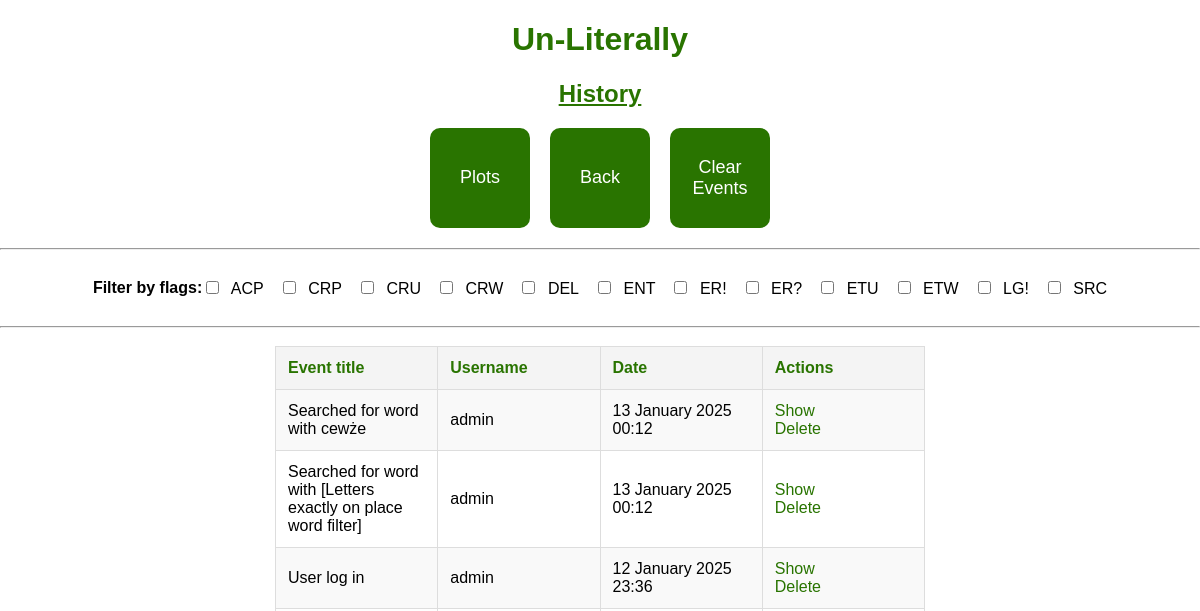
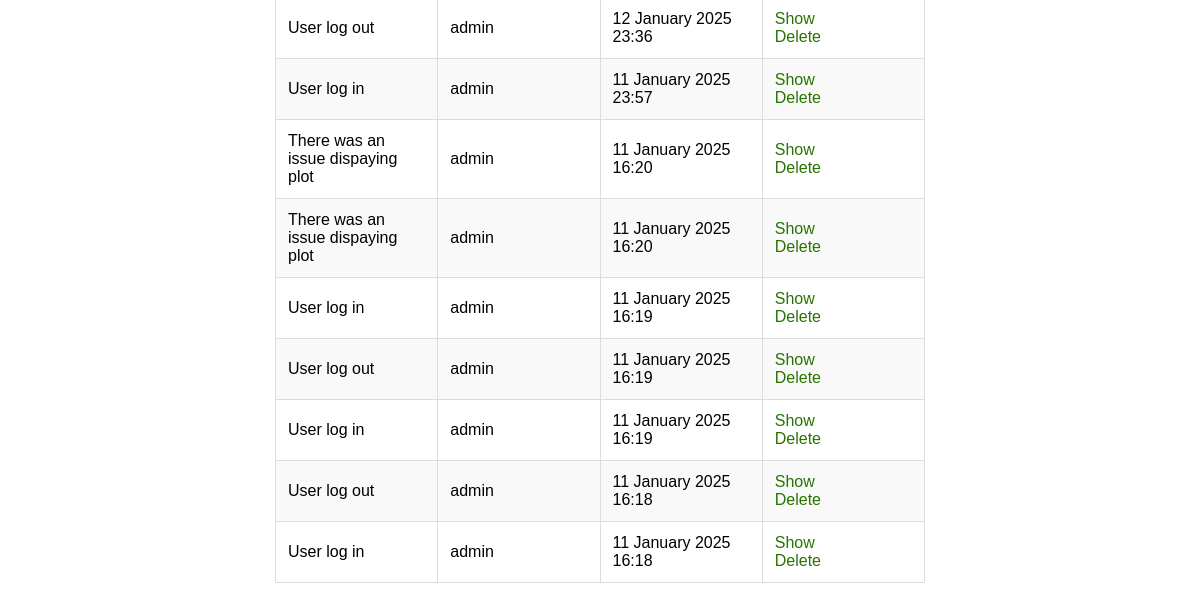
/history (signed in), run on an earlier commit of the app's database (2 pictures, top to bottom).
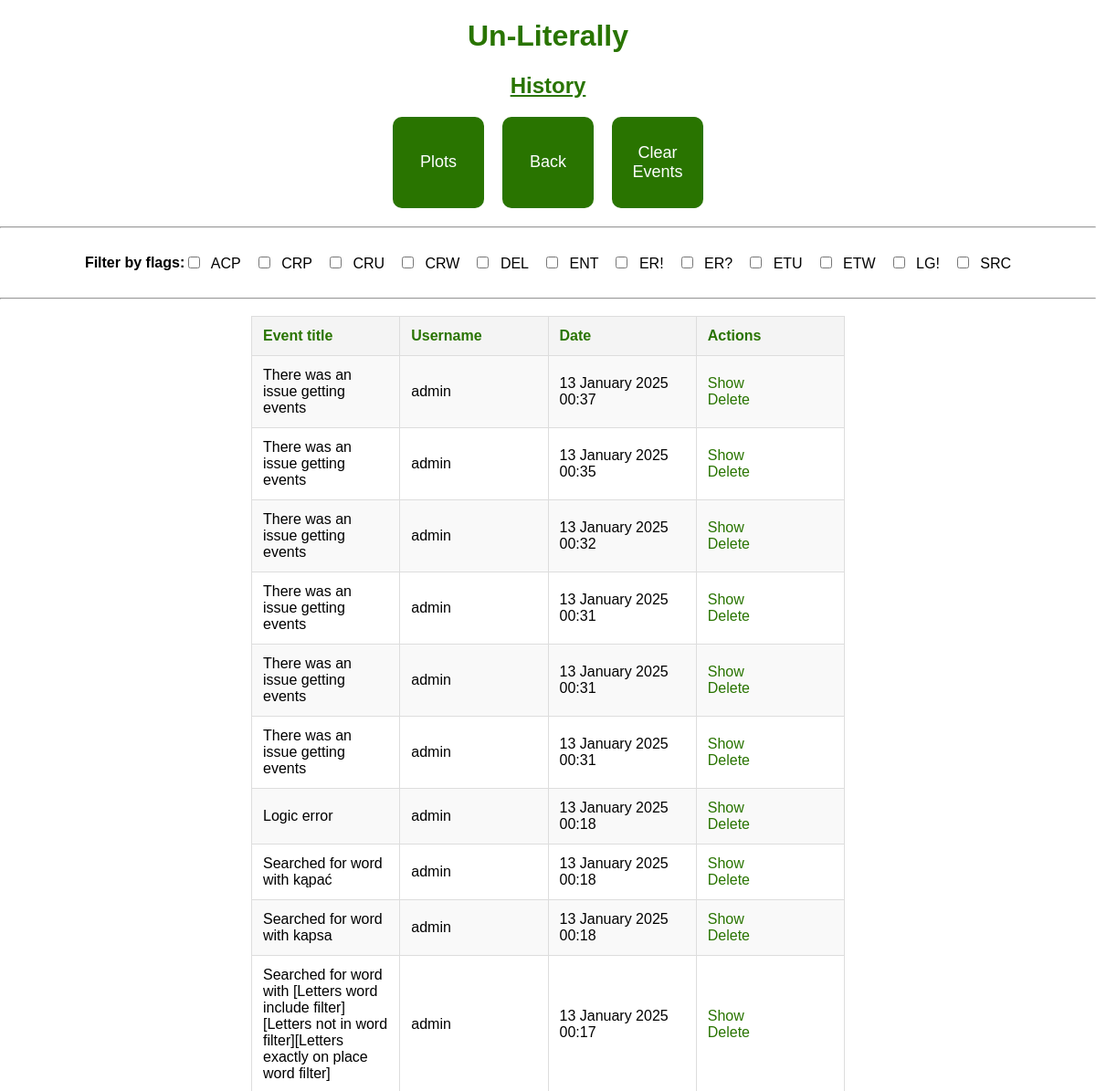
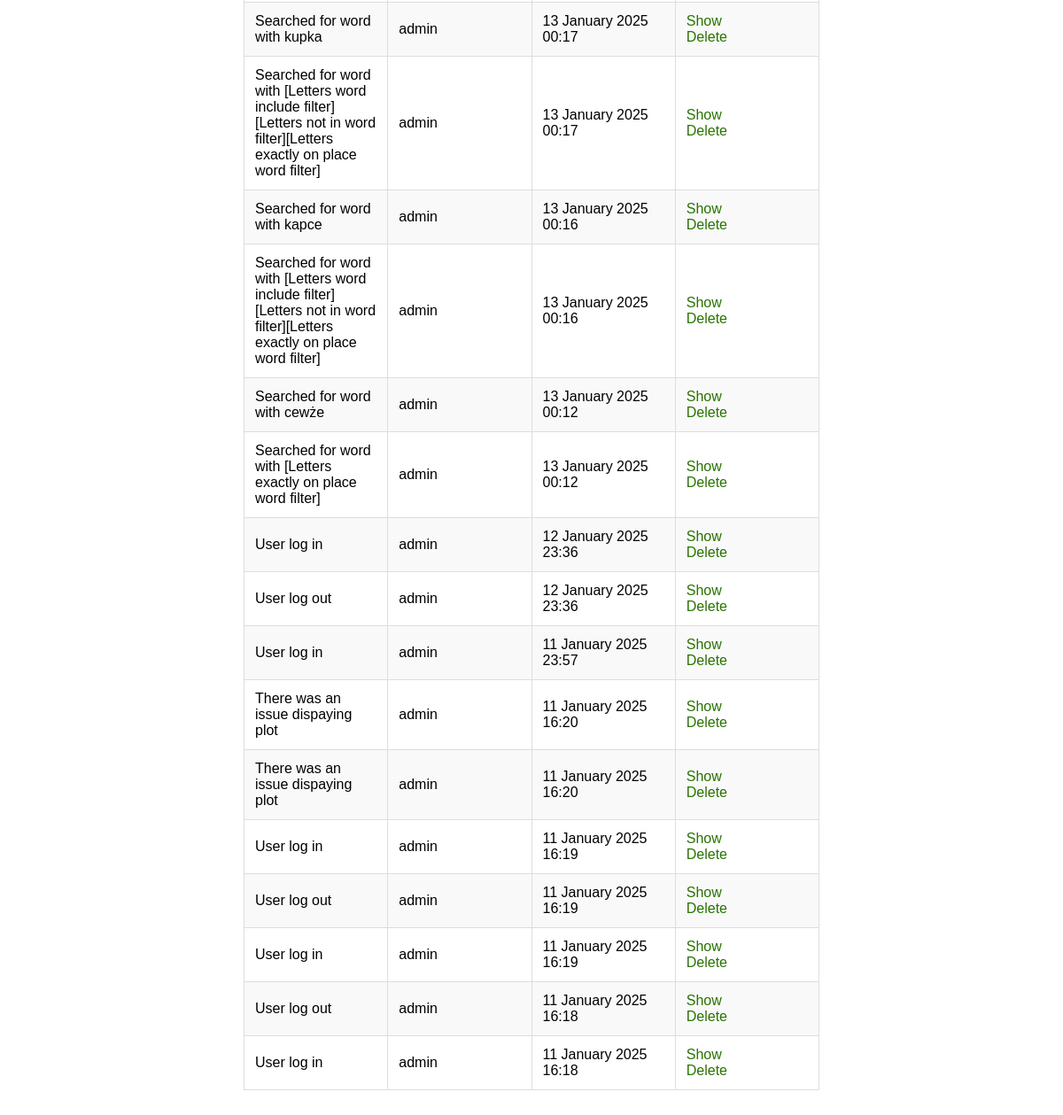
And on a later commit of the database (2 pictures, top to bottom).
### app.py (models this page shows)
class Flags(db.Model):
    id = db.Column(db.Integer, primary_key=True)
    name = db.Column(db.String(3), nullable=False)
    description = db.Column(db.String(5000), nullable=False)
    events = db.relationship('History', backref='flags')

class History(db.Model):
    id = db.Column(db.Integer, primary_key=True)
    flag = db.Column(db.String(3), db.ForeignKey('flags.name'))
    date = db.Column(db.DateTime, default=datetime.utcnow)
    title = db.Column(db.String(5000), nullable=False)
    description = db.Column(db.String(5000), nullable=True)
    user = db.Column(db.String(50), nullable=False)

### app.py (the view)
@app.route('/history', methods=['GET'])
@login_required
def history():
    if 1 == current_user.role_id:
        try:
            flags = Flags.query.order_by(Flags.name).all()
            events = History.query.order_by(History.date.desc()).all()
            return render_template('history.html', events=events, flags=flags)
        except Exception as e:
            title = 'There was an issue getting events'
            log_events(flag='ER?', title=title, description=e)
            return render_template('error_page.html', message=title)
    else:
        title = 'permission to look into history'
        log_events(flag='ER!', title=f'No {title}', description=None)
        return render_template('error_page.html', message=f'You dont have {title}')

### app.py (called while the page is built)
@login_manager.user_loader
def load_user(user_id):
    return User.query.get(user_id)

### templates/history.html (shortened to what this page needs)
{% extends 'base.html' %}
{% block body %}
<div class="name">
    <h1 style="text-align: center; color: #297400; font-family: Arial; font-weight: bold;">Un-Literally</h1>
    <h2 style="text-align: center; color: #297400; text-decoration: underline; font-family: Arial; font-weight: bold;">History</h2>
</div>
<div class="action-buttons">
    <button class="action-button" onclick="window.location='/history_plots_menu'">
         Plots
    </button>
    <button class="action-button" onclick="window.location='/menu'">
         Back
    </button>
    <button class="action-button" onclick="window.location='/delete/events'">
         Clear Events
    </button>
</div>
<hr>
<div class="container_row">
    <h4>Filter by flags:</h4>
    <div id="filter-checkboxes">
        {% for flag in flags %}
            <label class="filter-checkbox-label">
                <input type="checkbox" class="filter-checkbox" data-flag="{{ flag.name }}"> {{ flag.name }}
            </label>
        {% endfor %}
    </div>
</div>
<hr>
<div class="container_row">
    {% if events|length < 1 %}
        <h4 style="text-align: center;">There is no history saved</h4>
    {% else %}
        <table id="events-table">
            <tr>
                <th>Event title</th>
                <th>Username</th>
                <th>Date</th>
                <th>Actions</th>
            </tr>
            {% for event in events %}
                <tr class="event-row" data-flags="{{ event.flag }}">
                    <td>{% if event.title|length > 150 %}
                        {{ event.title[:150] + ' ...' }}
                    {% else %}
                        {{ event.title }}
                    {% endif %}</td>
                    <td>{{ event.user }}</td>
                    <td>{{ event.date.strftime("%d %B %Y %H:%M") }}</td>
                    <td>
                        <a href="/show/event_{{event.id}}">Show</a>
                        <br>
                        <a href="/delete/event_{{event.id}}">Delete</a>
                    </td>
                </tr>
            {% endfor %}
        </table>
    {% endif %}
</div>
{% endblock %}

### templates/base.html (shortened to what this page needs)
<!DOCTYPE html>
<html lang="en">
    <head>
        <link rel="stylesheet" href="{{ url_for('static', filename='css/main.css') }}">
    </head>
    <body>
        {% block body %}{% endblock %}
    </body>
</html>

### static/css/main.css (style rules this page uses)
body, html { margin: 0; font-family: sans-serif; background-color: #FFFFFF; }
.name { margin: 0 auto; width: 400px; }
table { border-collapse: collapse; width: 80%; margin: auto; border: 1px solid #5d1c75; }
th, td { padding: 10px; text-align: center; border: 1px solid #5d1c75; }
th { background-color: #e0e0e0; color: #297400; }
.container_row { display: flex; justify-content: center; align-items: center; width: 100%; margin: auto; }
button { padding: 10px 20px; font-size: 16px; border: none; cursor: pointer; transition: background-color 0.3s; }
button, input[type="submit"] { padding: 15px 40px; font-size: 18px; border: none; cursor: pointer; transition: background-color 0.3s; }

### templates/history.html (style rules this page uses)
#filter-checkboxes { display: flex; flex-wrap: wrap; gap: 15px; justify-content: flex-start; }
.filter-checkbox-label { cursor: pointer; position: relative; }
.filter-checkbox { margin-right: 8px; }
.action-buttons { display: flex; gap: 20px; justify-content: center; margin-bottom: 20px; }
.action-button { width: 100px; height: 100px; background-color: #297400; color: white; border: none; font-size: 18px; display: flex; justify-content: center; align-items: center; border-radius: 10px; cursor: pointer; text-align: center; box-sizing: border-box; }
#events-table { width: 100%; max-width: 100%; border-collapse: collapse; table-layout: fixed; margin: 10px 275px 40px 275px; }
#events-table th, #events-table td { padding: 12px; text-align: left; border: 1px solid #ddd; overflow: hidden; }
#events-table th { background-color: #f4f4f4; }
#events-table tr:nth-child(even) { background-color: #f9f9f9; }
#events-table td a { color: #297400; text-decoration: none; }

What changed in the data, as far as the page shows it:
added History: title "There was an issue getting events", user "admin", date "13 January 2025 00:37"
added History: title "There was an issue getting events", user "admin", date "13 January 2025 00:35"
added History: title "There was an issue getting events", user "admin", date "13 January 2025 00:32"
added History: title "There was an issue getting events", user "admin", date "13 January 2025 00:31"
added History: title "There was an issue getting events", user "admin", date "13 January 2025 00:31"
added History: title "There was an issue getting events", user "admin", date "13 January 2025 00:31"
added History: title "Logic error", user "admin", date "13 January 2025 00:18"
added History: title "Searched for word with kąpać", user "admin", date "13 January 2025 00:18"
added History: title "Searched for word with kapsa", user "admin", date "13 January 2025 00:18"
added History: title "Searched for word with [Letters word include filter][Letters not in word filter][Letters exactly on place word filter]", user "admin", date "13 January 2025 00:17"
added History: title "Searched for word with kupka", user "admin", date "13 January 2025 00:17"
added History: title "Searched for word with [Letters word include filter][Letters not in word filter][Letters exactly on place word filter]", user "admin", date "13 January 2025 00:17"
added History: title "Searched for word with kapce", user "admin", date "13 January 2025 00:16"
added History: title "Searched for word with [Letters word include filter][Letters not in word filter][Letters exactly on place word filter]", user "admin", date "13 January 2025 00:16"
